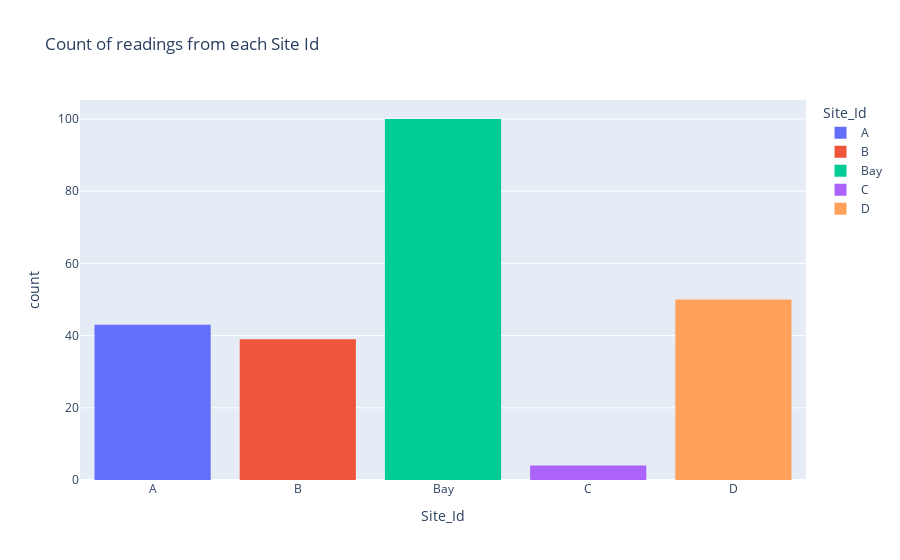

Here is the notebook cell this chart was saved with:
### Code cell
# Histogram to display samples from different sites
fig = px.histogram(Water_Quality, x="Site_Id", histfunc='count', color='Site_Id', title='Count of readings from each Site Id')
fig.show()

### Figure 1 — Plotly figure (JSON) as saved in the notebook; plotly's stock layout.template omitted (floating-point values rounded to 4 significant figures)
{"data": [{"alignmentgroup": "True", "bingroup": "x", "histfunc": "count", "hovertemplate": "Site_Id=%{x}<br>count=%{y}<extra></extra>", "legendgroup": "A", "marker": {"color": "#636efa", "pattern": {"shape": ""}}, "name": "A", "offsetgroup": "A", "orientation": "v", "showlegend": true, "type": "histogram", "x": ["A", "A", "A", "A", "A", "A", "A", "A", "A", "A", "A", "A", "A", "A", "A", "A", "A", "A", "A", "A", "A", "A", "A", "A", "A", "A", "A", "A", "A", "A", "A", "A", "A", "A", "A", "A", "A", "A", "A", "A", "A", "A", "A"], "xaxis": "x", "yaxis": "y"}, {"alignmentgroup": "True", "bingroup": "x", "histfunc": "count", "hovertemplate": "Site_Id=%{x}<br>count=%{y}<extra></extra>", "legendgroup": "B", "marker": {"color": "#EF553B", "pattern": {"shape": ""}}, "name": "B", "offsetgroup": "B", "orientation": "v", "showlegend": true, "type": "histogram", "x": ["B", "B", "B", "B", "B", "B", "B", "B", "B", "B", "B", "B", "B", "B", "B", "B", "B", "B", "B", "B", "B", "B", "B", "B", "B", "B", "B", "B", "B", "B", "B", "B", "B", "B", "B", "B", "B", "B", "B"], "xaxis": "x", "yaxis": "y"}, {"alignmentgroup": "True", "bingroup": "x", "histfunc": "count", "hovertemplate": "Site_Id=%{x}<br>count=%{y}<extra></extra>", "legendgroup": "Bay", "marker": {"color": "#00cc96", "pattern": {"shape": ""}}, "name": "Bay", "offsetgroup": "Bay", "orientation": "v", "showlegend": true, "type": "histogram", "x": ["Bay", "Bay", "Bay", "Bay", "Bay", "Bay", "Bay", "Bay", "Bay", "Bay", "Bay", "Bay", "Bay", "Bay", "Bay", "Bay", "Bay", "Bay", "Bay", "Bay", "Bay", "Bay", "Bay", "Bay", "Bay", "Bay", "Bay", "Bay", "Bay", "Bay", "Bay", "Bay", "Bay", "Bay", "Bay", "Bay", "Bay", "Bay", "Bay", "Bay", "Bay", "Bay", "Bay", "Bay", "Bay", "Bay", "Bay", "Bay", "Bay", "Bay", "Bay", "Bay", "Bay", "Bay", "Bay", "Bay", "Bay", "Bay", "Bay", "Bay", "Bay", "Bay", "Bay", "Bay", "Bay", "Bay", "Bay", "Bay", "Bay", "Bay", "Bay", "Bay", "Bay", "Bay", "Bay", "Bay", "Bay", "Bay", "Bay", "Bay", "Bay", "Bay", "Bay", "Bay", "Bay", "Bay", "Bay", "Bay", "Bay", "Bay", "Bay", "Bay", "Bay", "Bay", "Bay", "Bay", "Bay", "Bay", "Bay", "Bay"], "xaxis": "x", "yaxis": "y"}, {"alignmentgroup": "True", "bingroup": "x", "histfunc": "count", "hovertemplate": "Site_Id=%{x}<br>count=%{y}<extra></extra>", "legendgroup": "C", "marker": {"color": "#ab63fa", "pattern": {"shape": ""}}, "name": "C", "offsetgroup": "C", "orientation": "v", "showlegend": true, "type": "histogram", "x": ["C", "C", "C", "C"], "xaxis": "x", "yaxis": "y"}, {"alignmentgroup": "True", "bingroup": "x", "histfunc": "count", "hovertemplate": "Site_Id=%{x}<br>count=%{y}<extra></extra>", "legendgroup": "D", "marker": {"color": "#FFA15A", "pattern": {"shape": ""}}, "name": "D", "offsetgroup": "D", "orientation": "v", "showlegend": true, "type": "histogram", "x": ["D", "D", "D", "D", "D", "D", "D", "D", "D", "D", "D", "D", "D", "D", "D", "D", "D", "D", "D", "D", "D", "D", "D", "D", "D", "D", "D", "D", "D", "D", "D", "D", "D", "D", "D", "D", "D", "D", "D", "D", "D", "D", "D", "D", "D", "D", "D", "D", "D", "D"], "xaxis": "x", "yaxis": "y"}], "layout": {"barmode": "relative", "legend": {"title": {"text": "Site_Id"}, "tracegroupgap": 0}, "title": {"text": "Count of readings from each Site Id"}, "xaxis": {"anchor": "y", "categoryarray": ["A", "B", "Bay", "C", "D"], "categoryorder": "array", "domain": [0, 1], "title": {"text": "Site_Id"}}, "yaxis": {"anchor": "x", "domain": [0, 1], "title": {"text": "count"}}}}
